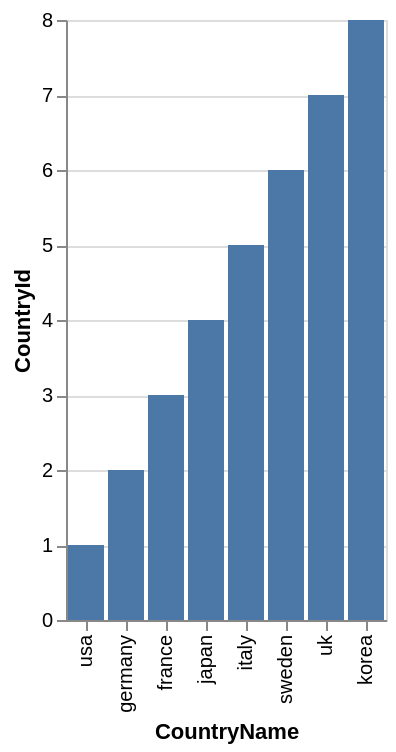

Source (Vega-Lite JSON):
### Vega-Lite specification from a JSON file in a GitHub repository (floating-point values rounded to 4 significant figures)
{"data": {"values": [{"x_data": "usa", "y_data": 1}, {"x_data": "germany", "y_data": 2}, {"x_data": "france", "y_data": 3}, {"x_data": "japan", "y_data": 4}, {"x_data": "italy", "y_data": 5}, {"x_data": "sweden", "y_data": 6}, {"x_data": "uk", "y_data": 7}, {"x_data": "korea", "y_data": 8}]}, "mark": "bar", "encoding": {"x": {"field": "x_data", "type": "nominal", "title": "CountryName", "sort": {"op": "sum", "field": "y_data", "order": "ascending"}}, "y": {"field": "y_data", "type": "quantitative", "title": "CountryId"}}}
